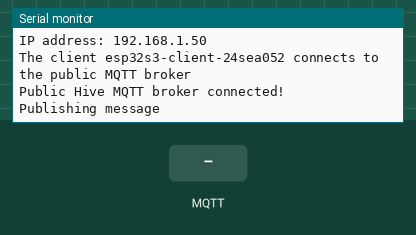
Recording of a program running on a simulated ESP32-S3. Shown: the last lines printed to the serial monitor. The test bench sets the inputs (shaded band). WiFi joins after 1.5 s; servers stay silent unless stated; no MQTT or app messages arrive unless stated.

Above: at 4.2 s.
4.3 s: MQTT message "1" arrives on the first subscribed topic
At 5.5 s:
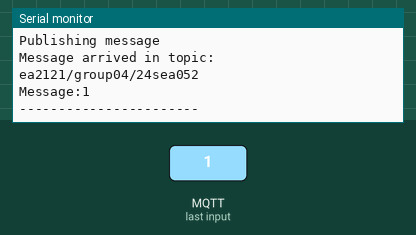
5.8 s: MQTT message "on" arrives on the first subscribed topic
At 6.8 s:
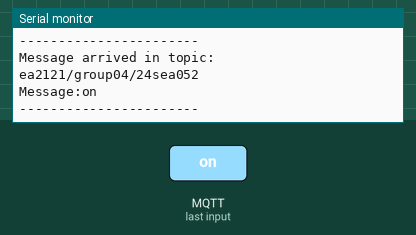
7.3 s: MQTT message "off" arrives on the first subscribed topic
At 8.0 s:
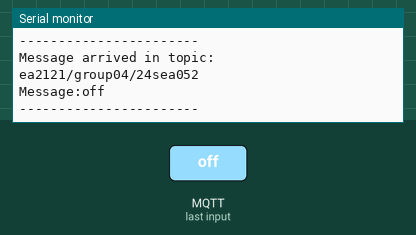

The program:

main.cpp
```cpp
#include <Arduino.h>
#include <WiFi.h>
#include <PubSubClient.h>

const char* ssid = WIFI_SSID;
const char* password = WIFI_PASS;
const char* mqtt_broker = "broker.hivemq.com";
const int port = 1883;
const String client_id = "esp32s3-client-24sea052";
const char* topic = "ea2121/group04/24sea052";
const char* message = "Hello from group 04 - 24SEA052";
int lastTime = 0;

WiFiClient espClient;
PubSubClient client(espClient);

void callback(char *topic, byte *payload, unsigned int length) {
    Serial.print("Message arrived in topic: ");
    Serial.println(topic);
    Serial.print("Message:");
    for (int i = 0; i < length; i++) {
        Serial.print((char) payload[i]);
    }
    Serial.println();
    Serial.println("-----------------------");
}

void setup() {
    Serial.begin(115200);

    // Init wifi
    WiFi.disconnect();
    delay(1000);
    WiFi.begin((char*)ssid, (char*)password);

    // Wait while wifi to connect
    Serial.printf("Wifi connecting to SSID: %s\n", ssid);
    int attempts = 0;
    while (WiFi.status() != WL_CONNECTED && attempts < 20) {
        delay(1000);
        int status = WiFi.status();
        Serial.printf("Attempt %d - WiFi Status: %d\n", attempts + 1, status);
        attempts++;
    }

    if (WiFi.status() == WL_CONNECTED) {
        Serial.println("\nWiFi connected!");
        Serial.printf("IP address: %s\n", WiFi.localIP().toString().c_str());
    } else {
        Serial.println("\nWiFi connection failed!");
        ESP.restart();
    }

    // MQTT Connection
    client.setServer(mqtt_broker, port);
    client.setCallback(callback);
    while (!client.connected()) {
        Serial.printf("The client %s connects to the public MQTT broker\n", client_id.c_str());
        if (client.connect(client_id.c_str())) {
            Serial.println("Public Hive MQTT broker connected!");
        } else {
            Serial.print("failed with state ");
            Serial.print(client.state());
            delay(2000);
        }
    }
    client.subscribe(topic);

    // Publishing message
    Serial.println("Publishing message");
    client.publish(topic, message);
}

void loop() {
    client.loop();
}
```

Measured:
- after the input at 4.3 s, the serial monitor: prints a new line at once (image 1)
- after the input at 5.8 s, the serial monitor: prints a new line at once (image 2)
- after the input at 7.3 s, the serial monitor: prints a new line at once (image 3)
